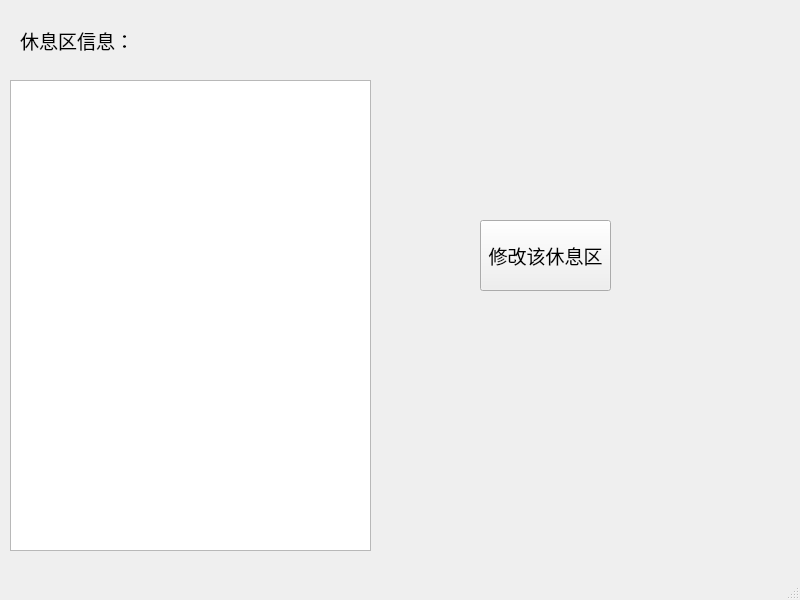
<?xml version="1.0" encoding="UTF-8"?>
<ui version="4.0">
 <class>chRest</class>
 <widget class="QMainWindow" name="chRest">
  <property name="geometry">
   <rect>
    <x>0</x>
    <y>0</y>
    <width>800</width>
    <height>600</height>
   </rect>
  </property>
  <property name="windowTitle">
   <string>MainWindow</string>
  </property>
  <widget class="QWidget" name="centralwidget">
   <widget class="QListWidget" name="rest">
    <property name="geometry">
     <rect>
      <x>10</x>
      <y>80</y>
      <width>361</width>
      <height>471</height>
     </rect>
    </property>
   </widget>
   <widget class="QPushButton" name="pushButton">
    <property name="geometry">
     <rect>
      <x>480</x>
      <y>220</y>
      <width>131</width>
      <height>71</height>
     </rect>
    </property>
    <property name="font">
     <font>
      <family>Arial</family>
      <pointsize>14</pointsize>
     </font>
    </property>
    <property name="text">
     <string>修改该休息区</string>
    </property>
   </widget>
   <widget class="QLabel" name="label">
    <property name="geometry">
     <rect>
      <x>20</x>
      <y>20</y>
      <width>131</width>
      <height>41</height>
     </rect>
    </property>
    <property name="font">
     <font>
      <family>Arial</family>
      <pointsize>14</pointsize>
     </font>
    </property>
    <property name="text">
     <string>休息区信息：</string>
    </property>
   </widget>
  </widget>
  <widget class="QMenuBar" name="menubar">
   <property name="geometry">
    <rect>
     <x>0</x>
     <y>0</y>
     <width>800</width>
     <height>23</height>
    </rect>
   </property>
  </widget>
  <widget class="QStatusBar" name="statusbar"/>
 </widget>
 <resources/>
 <connections/>
</ui>
